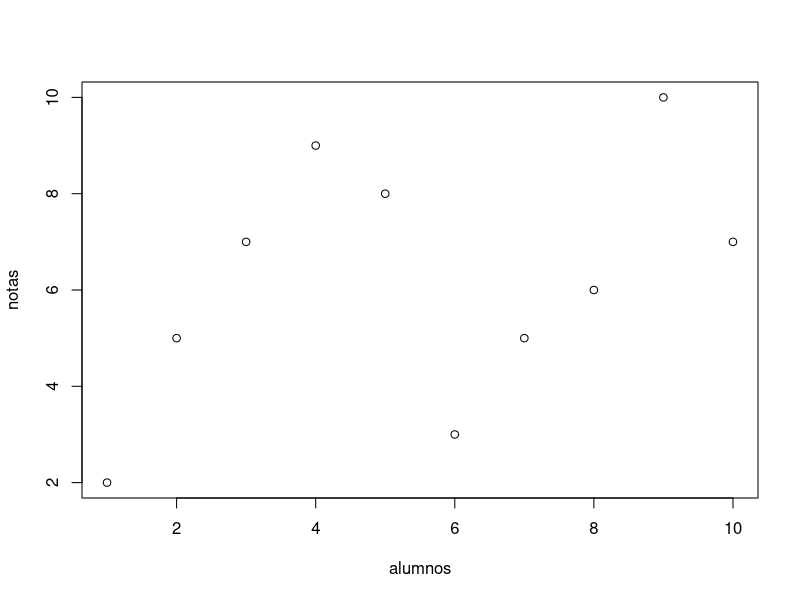
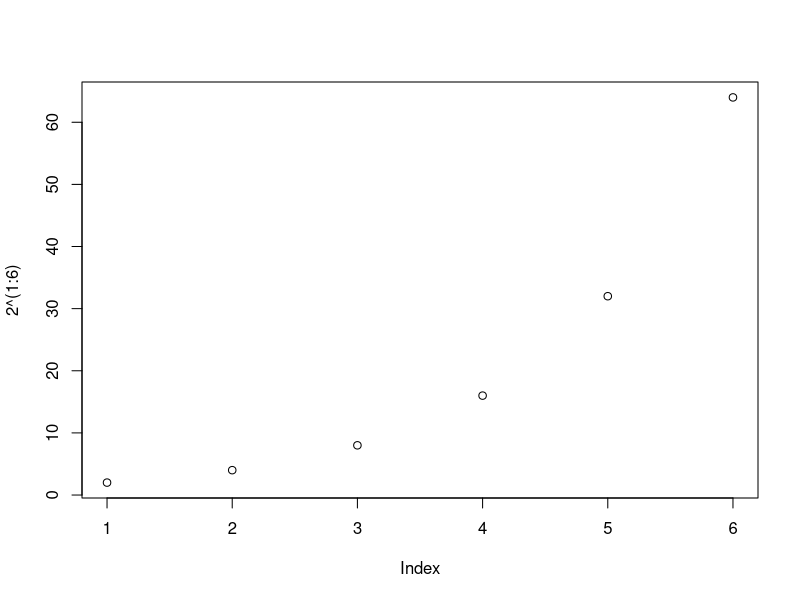
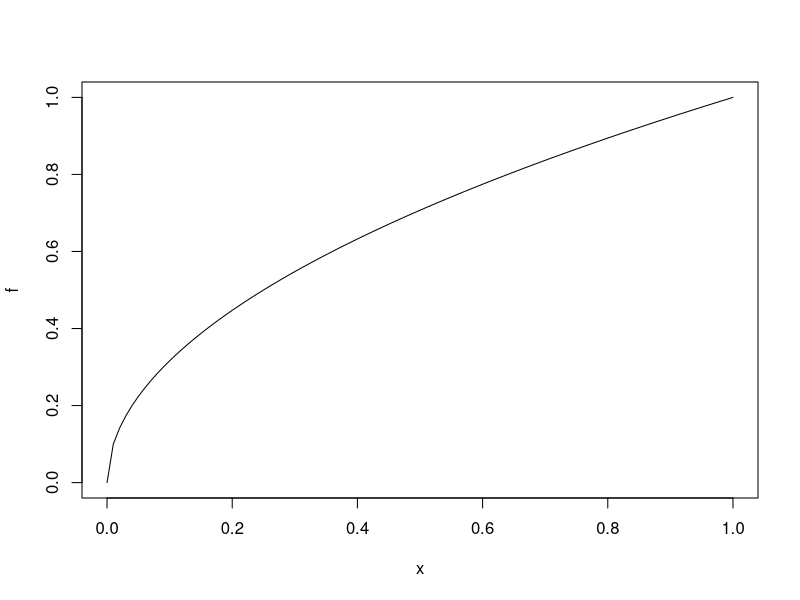

Recreate these plots in R, in order.
## ---- chunk 1
knitr::opts_chunk$set(echo = TRUE)
## ---- chunk 2
alumnos = c(1:10)
notas = c(2,5,7,9,8,3,5,6,10,7)
plot(alumnos, notas)
## ---- chunk 3
plot(2^(1:6))
## ---- chunk 4
f <- function(x){sqrt(x)}
plot(f)
